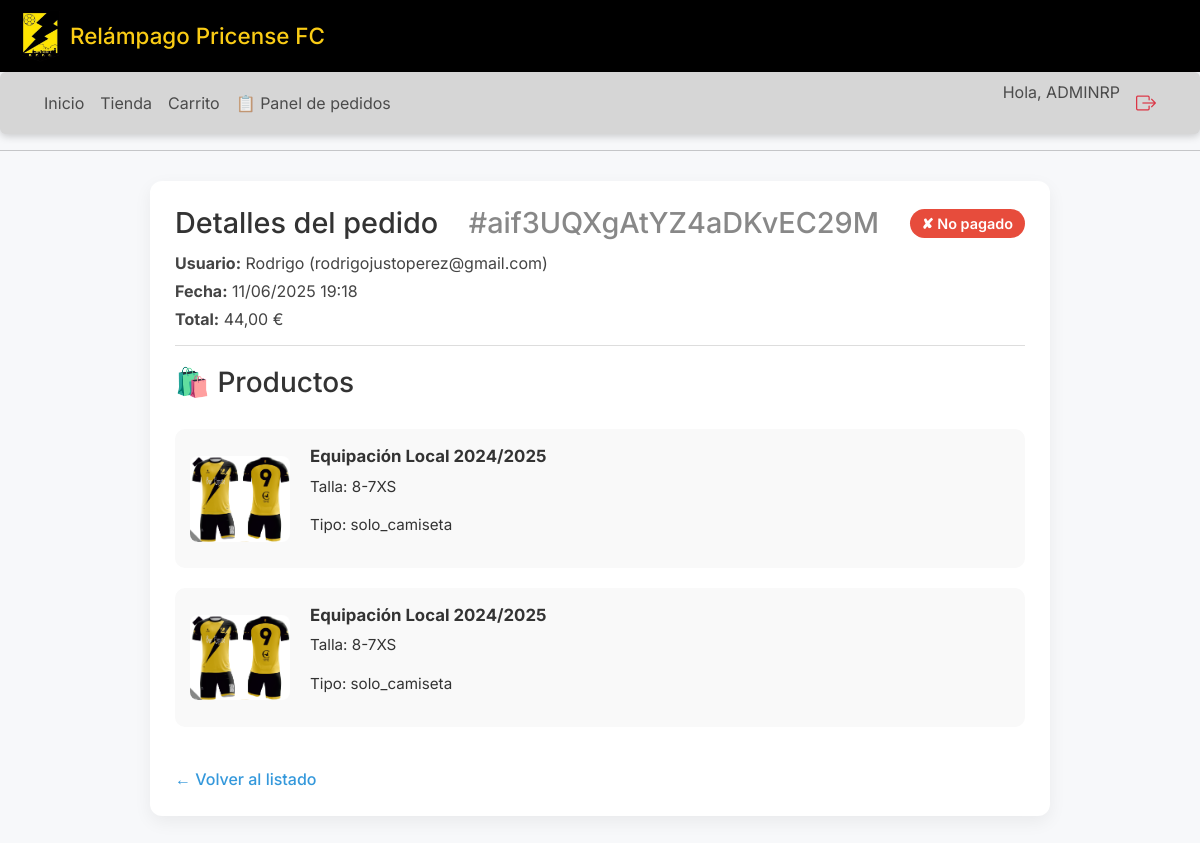
The page /panel/pedidos/aif3UQXgAtYZ4aDKvEC29M/ (signed in) on the database its author committed.
### relampagoweb/models.py (models this page shows, shortened)
class Usuario(AbstractBaseUser, PermissionsMixin):
    name = models.CharField(max_length=100)
    apellidos = models.CharField(max_length=100)
    telefono = models.CharField(max_length=20)
    email = models.EmailField(unique=True)
    is_active = models.BooleanField(default=True)
    is_staff = models.BooleanField(default=False)
    is_gestor = models.BooleanField(default=False)
    USERNAME_FIELD = 'email'
    REQUIRED_FIELDS = ['name', 'apellidos']
    objects = UsuarioManager()

class Pedido(models.Model):
    usuario = models.ForeignKey(settings.AUTH_USER_MODEL, on_delete=models.CASCADE, related_name='pedidos')
    fecha = models.DateTimeField(auto_now_add=True)
    pagado = models.BooleanField(default=False)
    id = models.CharField(primary_key=True, max_length=22, default=shortuuid.uuid, editable=False)
    usar_descuento = models.BooleanField(default=False)
    from decimal import Decimal
    @property
    def total(self):
        PRECIO_CAMISETA_NORMAL   = Decimal('22.00')
        PRECIO_CAMISETA_DESC     = Decimal('20.00')
        total = Decimal('0.00')
        num_camisetas = 0
        for linea in self.lineas.all():
            if linea.compra_tipo == 'solo_camiseta':
                num_camisetas += 1
            else:
                total += linea.producto.precio
        if num_camisetas:
            pares   = (num_camisetas // 2) if self.usar_descuento else 0
            sueltas = num_camisetas - (pares * 2)
            total += (pares * 2) * PRECIO_CAMISETA_DESC
            total += sueltas * PRECIO_CAMISETA_NORMAL
        return total

class LineaPedido(models.Model):
    pedido = models.ForeignKey(Pedido, on_delete=models.CASCADE, related_name='lineas')
    producto = models.ForeignKey(Producto, on_delete=models.CASCADE)
    talla = models.CharField(max_length=10)
    nombre_dorsal = models.CharField(max_length=100, blank=True, null=True)
    numero_dorsal = models.PositiveIntegerField(blank=True, null=True)
    compra_tipo = models.CharField(max_length=20, blank=True, null=True)  # <- AÑADIDO

class Producto(models.Model):
    TIPO_PRODUCTO = (
        ('Camiseta', 'Camiseta'),
        ('Equipación', 'Equipación'),
        ('Sudadera', 'Sudadera'),
    )
    nombre = models.CharField(max_length=100)
    tipo = models.CharField(max_length=20, choices=TIPO_PRODUCTO)
    descripcion = models.TextField(blank=True)
    imagen = models.ImageField(upload_to='productos/')
    precio = models.DecimalField(max_digits=6, decimal_places=2)

### relampagoweb/views.py (the view)
# urls.py: path('panel/pedidos/<str:pedido_id>/', detalle_pedido_admin_view, name='detalle_pedido_admin'),
@user_passes_test(es_admin)
def detalle_pedido_admin_view(request, pedido_id):
    pedido = get_object_or_404(Pedido, id=pedido_id)
    return render(request, 'admin/detalle_pedido.html', {'pedido': pedido})

### relampagoweb/views.py (called while the page is built)
def es_admin(user):
    return user.is_authenticated and user.is_staff

### relampagoweb/templates/admin/detalle_pedido.html (shortened to what this page needs)
{% extends "base.html" %}
{% block content %}
<div class="pedido-card">
  <div class="pedido-header">
    <h2>
      Detalles del pedido <span style="color: #888;">#{{ pedido.id }}</span>
      {% if pedido.pagado %}
        <span class="estado-badge estado-pagado">✔ Pagado</span>
      {% else %}
        <span class="estado-badge estado-pendiente">✘ No pagado</span>
      {% endif %}
    </h2>
    <div class="pedido-info">
      <p><strong>Usuario:</strong> {{ pedido.usuario.name }} ({{ pedido.usuario.email }})</p>
      <p><strong>Fecha:</strong> {{ pedido.fecha|date:"d/m/Y H:i" }}</p>
      <p><strong>Total:</strong> {{ pedido.total }} €</p>
    </div>
  </div>
  <h3>🛍️ Productos</h3>
  <div class="producto-listado">
    {% for linea in pedido.lineas.all %}
      <div class="producto-item">
        <img src="{{ linea.producto.imagen.url }}" alt="{{ linea.producto.nombre }}">
        <div class="producto-detalles">
          <strong>{{ linea.producto.nombre }}</strong>
          <p>Talla: {{ linea.talla }}</p>
          {% if linea.producto.tipo == "Equipación" %}
            <p>Tipo: {{ linea.compra_tipo }}</p>
          {% endif %}
        </div>
      </div>
    {% endfor %}
  </div>
  <a href="{% url 'lista_pedidos' %}" class="volver-link">← Volver al listado</a>
</div>
{% endblock %}

### relampagoweb/templates/base.html (shortened to what this page needs)
{% load static %}
<!DOCTYPE html>
<html lang="es">
<head>
  <link href="https://cdn.jsdelivr.net/npm/bootstrap@5.3.3/dist/css/bootstrap.min.css" rel="stylesheet">
  <link href="https://cdn.jsdelivr.net/npm/bootstrap-icons@1.10.5/font/bootstrap-icons.css" rel="stylesheet">
  <link rel="stylesheet" href="{% static 'css/estilos.css' %}">
</head>
<body>
  {% block layout %}
    <header style="background-color: #000; color: #facc15; display: flex; align-items: center; gap: 10px; padding: 10px 20px;">
      <img src="{% static 'img/escudo.png' %}" alt="Escudo" width="40">
      <h1 class="m-0" style="font-size: 1.4rem;">Relámpago Pricense FC</h1>
    </header>
    <nav class="navbar navbar-expand-lg px-4 py-2 mb-0" style="background-color: #d6d6d6; border-radius: 6px;">
      <div class="container-fluid">
        <div class="collapse navbar-collapse" id="navbarOpciones">
          <ul class="navbar-nav me-auto mb-2 mb-lg-0">
            <li class="nav-item"><a class="nav-link" href="{% url 'inicio' %}">Inicio</a></li>
            <li class="nav-item"><a class="nav-link" href="{% url 'tienda' %}">Tienda</a></li>
            {% if user.is_authenticated %}
              <li class="nav-item"><a class="nav-link" href="{% url 'carrito' %}">Carrito</a></li>
              {% if user.is_staff %}
                <li class="nav-item"><a class="nav-link" href="{% url 'lista_pedidos' %}">📋 Panel de pedidos</a></li>
              {% endif %}
            {% endif %}
          </ul>
          <ul class="navbar-nav mb-2 mb-lg-0">
            {% if user.is_authenticated %}
              <li class="nav-item">
                <span class="navbar-text me-2">Hola, {{ user.name }}</span>
              </li>
              <li class="nav-item">
                <a href="#" class="text-danger fs-5 nav-link" title="Cerrar sesión"
                   data-bs-toggle="modal" data-bs-target="#logoutModal">
                  <i class="bi bi-box-arrow-right"></i>
                </a>
              </li>
            {% else %}
              <li class="nav-item"><a class="nav-link" href="{% url 'login' %}">Iniciar sesión</a></li>
              <li class="nav-item"><a class="nav-link" href="{% url 'registro' %}">Registrarse</a></li>
            {% endif %}
          </ul>
        </div>
      </div>
    </nav>
    <hr>
  {% endblock %}
  {% block content %}{% endblock %}
</body>
</html>

### relampagoweb/static/css/estilos.css (style rules this page uses)
html, body { font-family: 'Inter', sans-serif; margin: 0; padding: 0; background-color: #f7f8fa; color: #333; }
.navbar { background-color: #000; padding: 10px 20px; box-shadow: 0 2px 8px rgba(0, 0, 0, 0.2); position: sticky; top: 0; z-index: 1000; }

### relampagoweb/templates/base.html (style rules this page uses)
body { font-family: 'Inter', sans-serif; }

### relampagoweb/templates/admin/detalle_pedido.html (style rules this page uses)
.pedido-card { max-width: 900px; margin: 30px auto; padding: 25px; background: white; border-radius: 12px; box-shadow: 0 6px 18px rgba(0, 0, 0, 0.06); }
.pedido-header { border-bottom: 1px solid #ddd; margin-bottom: 20px; padding-bottom: 10px; }
.pedido-header h2 { font-size: 1.8rem; margin-bottom: 10px; display: flex; align-items: center; justify-content: space-between; gap: 10px; flex-wrap: wrap; }
.estado-badge { font-size: 0.9rem; font-weight: 600; padding: 6px 12px; border-radius: 999px; color: white; }
.estado-pendiente { background-color: #e74c3c; }
.pedido-info p { margin: 4px 0; color: #444; }
.producto-listado { margin-top: 30px; }
.producto-item { display: flex; gap: 20px; margin-bottom: 20px; align-items: center; background-color: #f9f9f9; border-radius: 10px; padding: 15px; }
.producto-item img { border-radius: 8px; width: 100px; }
.producto-detalles { font-size: 0.95rem; }
.producto-detalles strong { font-size: 1.05rem; display: block; margin-bottom: 6px; }
.volver-link { display: inline-block; margin-top: 20px; text-decoration: none; color: #3498db; font-weight: 500; }

### rows shown on the page
Usuario: name "ADMINRP"
Pedido: id "aif3UQXgAtYZ4aDKvEC29M", usuario.name "Rodrigo", usuario.email "rodrigojustoperez@gmail.com", fecha "11/06/2025 19:18", total "44,00"
LineaPedido: producto.imagen (picture), producto.nombre "Equipación Local 2024/2025", talla "8-7XS", compra_tipo "solo_camiseta"
LineaPedido: producto.imagen (picture), producto.nombre "Equipación Local 2024/2025", talla "8-7XS", compra_tipo "solo_camiseta"
